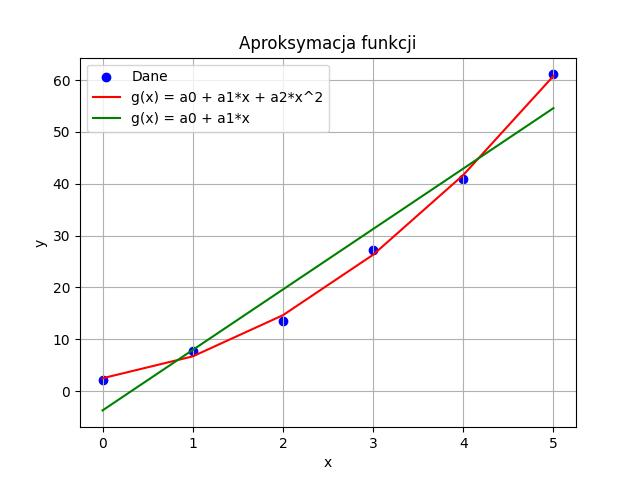

The Python source for this figure:
# Importowanie bibliotek
import numpy as np
import matplotlib.pyplot as plt

# Dane wejściowe
x = np.array([0.0, 1.0, 2.0, 3.0, 4.0, 5.0])
y = np.array([2.1, 7.7, 13.6, 27.2, 40.9, 61.1])

# Macierz A
A = np.vstack([np.ones(len(x)), x, x**2]).T

# Obliczanie współczynników a0, a1, a2 dla g(x) = a0 + a1*x + a2*x^2
coefficients1, residuals1, _, _ = np.linalg.lstsq(A, y, rcond=None)

# Funkcja aproksymująca g1(x) = a0 + a1*x + a2*x^2
# Odwrócenie kolejności współczynników dla np.poly1d
g1 = np.poly1d(coefficients1[::-1])

# Obliczanie współczynników a0, a1 dla g(x) = a0 + a1*x
coefficients2, residuals2, _, _ = np.linalg.lstsq(A[:, :-1], y, rcond=None)

# Funkcja aproksymująca g2(x) = a0 + a1*x
# Odwrócenie kolejności współczynników dla np.poly1d
g2 = np.poly1d(coefficients2[::-1])

# Wykresy
plt.scatter(x, y, color='blue', label='Dane')  # Punkty danych
plt.plot(x, g1(x), color='red', label='g(x) = a0 + a1*x + a2*x^2')  # Wykres g1(x)
plt.plot(x, g2(x), color='green', label='g(x) = a0 + a1*x')  # Wykres g2(x)
plt.xlabel('x')
plt.ylabel('y')
plt.title('Aproksymacja funkcji')
plt.legend()
plt.grid(True)
plt.show()
